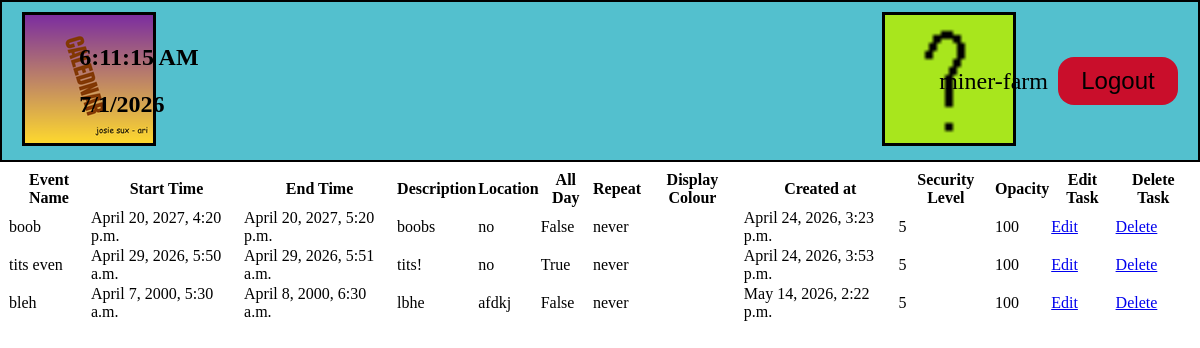
Page /SCalendar/event_list/ (signed in) on the earlier database version.
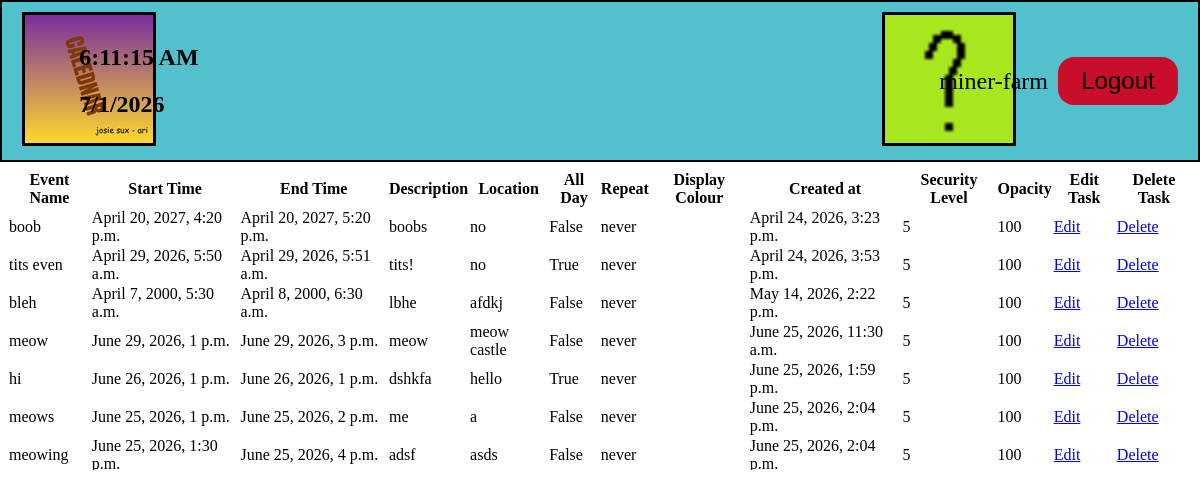
Same page on the later database version.
### SCalendar/models.py (models this page shows, shortened)
class Event(models.Model):
    REPEAT_CHOICES = [
        ("never", "Never"),
        ("daily", "Daily"),
        ("weekly", "Weekly"),
        ("fortnightly", "Fortnightly"),
        ("monthly", "Monthly"),
        ("yearly", "Yearly"),
    ]
    profile = models.ForeignKey(Profile, on_delete=models.CASCADE)
    name = models.CharField(max_length=100)
    description = models.TextField()
    start_time = models.DateTimeField()
    end_time = models.DateTimeField()
    duration = int
    all_day = models.BooleanField(default=False)
    location = models.CharField(max_length=200)
    repeat = models.CharField(max_length=20, choices=REPEAT_CHOICES, default="never")
    display_color = models.CharField(max_length=7)
    created_at = models.DateTimeField(auto_now_add=True)
    last_updated_at = models.DateTimeField(auto_now=True)
    security_level = models.IntegerField(default=5) # NEED TO UPDATE TO REMOVE
    opacity = models.IntegerField(default=100)

### SCalendar/views.py (the view)
# urls.py: path('event_list/', views.event_list, name='event_list'),
@login_required(login_url="users:login")
def event_list(request):
    events = Event.objects.all()
    return render(request, "SCalendar/event_list.html", {"events": events})

### SCalendar/templates/SCalendar/event_list.html (shortened to what this page needs)
{% extends 'SCalendar/base.html' %}
{% load static %}
{% block content %}
    <div style="max-height: 300px; overflow-y: auto; margin-bottom: 16px;">
        <table style="border-collapse: collapse; width: 100%">
        <thead>
        <tr>
            <th>Event Name</th>
            <th>Start Time</th>
            <th>End Time</th>
            <th>Description</th>
            <th>Location</th>
            <th>All Day</th>
            <th>Repeat</th>
            <th>Display Colour</th>
            <th>Created at</th>
            <th>Security Level</th>
            <th>Opacity</th>
            <th>Edit Task</th>
            <th>Delete Task</th>
        </tr>
        </thead>
        <tbody>
            {% for event in events %}
                <tr>
                    <td>{{ event.name }}</td>
                    <td>{{ event.start_time }}</td>
                    <td>{{ event.end_time }}</td>
                    <td>{{ event.description }}</td>
                    <td>{{ event.location }}</td>
                    <td>{{ event.all_day }}</td>
                    <td>{{ event.repeat }}</td>
                    <td>{{ event.display_colour }}</td>
                    <td>{{ event.created_at }}</td>
                    <td>{{ event.security_level }}</td>
                    <td>{{ event.opacity }}</td>
                    <td><a href="{% url 'SCalendar:edit_event' event.id %}">Edit</a></td>
                    <td><a href="{% url 'SCalendar:delete_event' event.id %}" onclick="return confirm('Are you sure?')">Delete</a></td>
            {% empty %}
                    <td>No events</td>
            {% endfor %}
        </table>
    </div>
{% endblock %}

### SCalendar/templates/SCalendar/base.html (shortened to what this page needs)
{% load static %}
<!DOCTYPE html>
<html lang="en">
<head>
    <link rel="stylesheet" href="{% static 'SCalendar/styles.css' %}">
</head>
<body class="base-body">
    <header>
    <div class="header-bar">
        <div class="logo">
            <a href="{% url 'SCalendar:home' %}"> <img src="{% static 'SCalendar/CALEDNAR.png' %}" alt="The Logo"> </a>
        </div>
        <div class="time-display">
            <h2> <time id="current-time"> </time> </h2>
            <h2> <time id="current-date"> </time> </h2>
        </div>
        <div class="site-guide">
            <img src="{% static 'SCalendar/QuestionMark.png' %}" alt="Site Guide">
        </div>
        <div class="user-info">
            {% if request.user.is_authenticated %}
                <p>{{ request.user.username }}</p>
                <form action="{% url 'users:logout' %}" method="post">
                    <button type="submit">Logout</button>
                </form>
            {% else %}
                <button type="submit"><a href="{% url 'users:login' %}">Login</a></button>
                <button type="submit>"><a href="{% url 'users:register' %}">Register</a></button>
            {% endif %}
        </div>
    </div>
    </header>
    <div class="main">
    <main>
        {% block content %}
        {% endblock %}
    </main>
    </div>
</body>
</html>

### SCalendar/static/SCalendar/styles.css (style rules this page uses)
.base-body { margin: 0; }
.main { margin: 8px }
.header-bar { background-color: #53c0ce; position: sticky; top: 0; display: flex; justify-content: space-between; align-items: center; padding: 10px; border: 2px solid #000000; }
.site-guide { position: relative; left: 250px; }
.site-guide img { width: 128px; height: 128px; border: 3px solid #000000; }
.time-display { position: relative; right: 250px; }
.user-info { position: relative; display: flex; align-items: center; right: 10px; font-size: 24px; }
.user-info button { margin-left: 10px; padding: 8px 12px; background-color: #c90e2b; color: #000000; border: none; cursor: pointer; border-radius: 16px; height: 48px; width: 120px; font-size: 24px; }
.logo { position: relative; left: 10px; }
.logo img { width: 128px; height: 128px; border: 3px solid #000000; }

Differences in the rows shown:
added Event: name "meow", start_time "June 29, 2026, 1 p.m.", end_time "June 29, 2026, 3 p.m.", description "meow", location "meow castle", all_day "False", repeat "never", created_at "June 25, 2026, 11:30 a.m.", security_level "5", opacity "100"
added Event: name "hi", start_time "June 26, 2026, 1 p.m.", end_time "June 26, 2026, 1 p.m.", description "dshkfa", location "hello", all_day "True", repeat "never", created_at "June 25, 2026, 1:59 p.m.", security_level "5", opacity "100"
added Event: name "meows", start_time "June 25, 2026, 1 p.m.", end_time "June 25, 2026, 2 p.m.", description "me", location "a", all_day "False", repeat "never", created_at "June 25, 2026, 2:04 p.m.", security_level "5", opacity "100"
added Event: name "meowing", start_time "June 25, 2026, 1:30 p.m.", end_time "June 25, 2026, 4 p.m.", description "adsf", location "asds", all_day "False", repeat "never", created_at "June 25, 2026, 2:04 p.m.", security_level "5", opacity "100"
